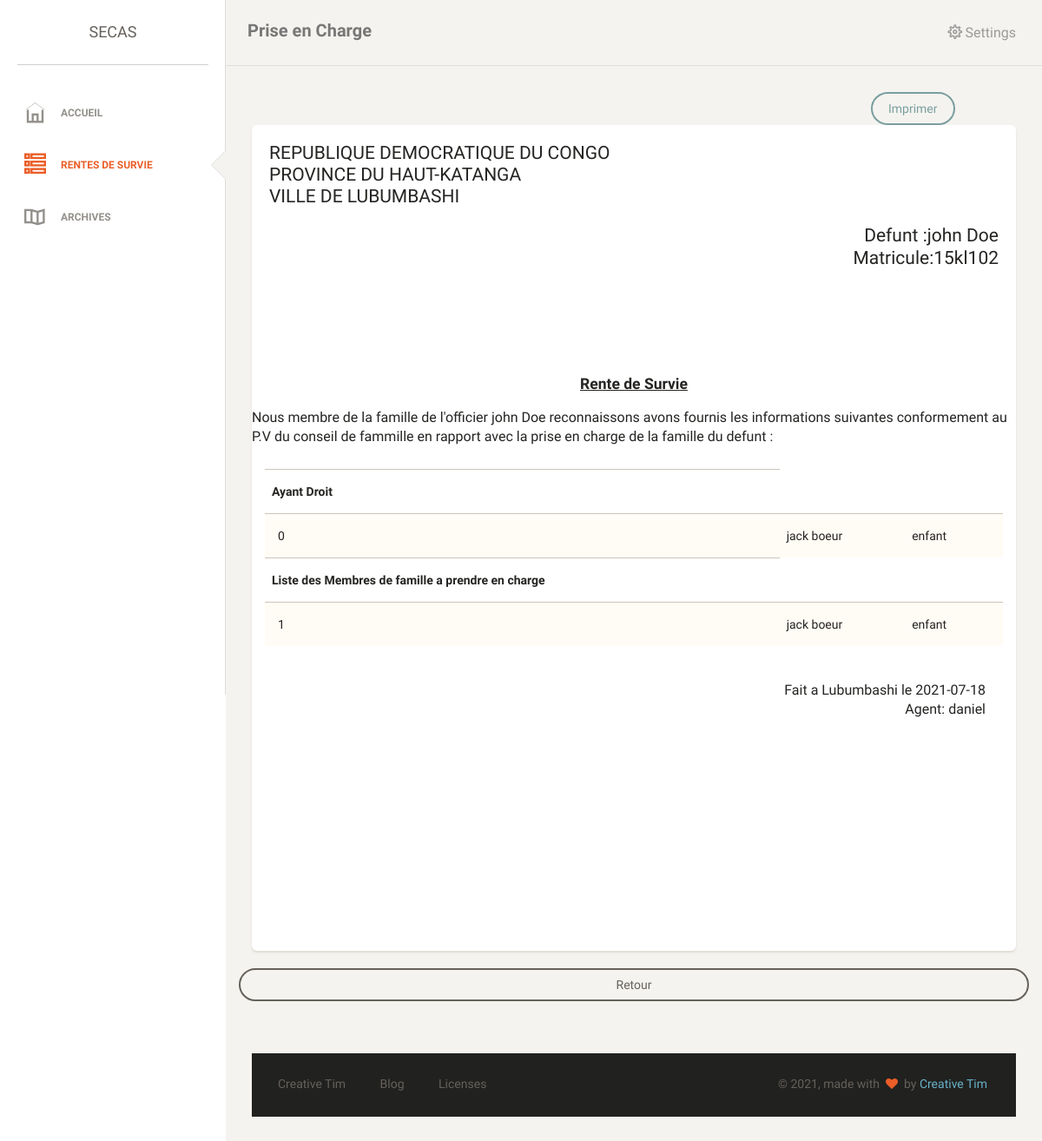
/index.php/Welcome/consultRente/1, run on the app's committed database.
### tables this page shows
CREATE TABLE `militaire` (
  `idMilitaire` int(11) NOT NULL,
  `NomMilitaire` varchar(200) NOT NULL,
  `Matricule` varchar(20) NOT NULL,
  `dateNaiss` varchar(100) NOT NULL,
  `villeResidance` varchar(100) NOT NULL
);

CREATE TABLE `membre` (
  `idMembre` int(11) NOT NULL,
  `nomMembre` varchar(200) NOT NULL,
  `dateNMembre` varchar(20) NOT NULL,
  `parente` varchar(20) NOT NULL,
  `Militaire_idMilitaire` int(11) NOT NULL,
  `etat` int(11) NOT NULL
);

CREATE TABLE `agentsecas` (
  `idAgentSECAS` int(11) NOT NULL,
  `matriculeAgentSECAS` varchar(500) NOT NULL,
  `provinceAgentSECAS` varchar(500) NOT NULL,
  `Utilisateur_idUtilisateur` int(11) NOT NULL
);

CREATE TABLE `utilisateur` (
  `idUtilisateur` int(11) NOT NULL,
  `nomUtilisateur` varchar(300) NOT NULL,
  `phone` varchar(100) NOT NULL,
  `typeUser` varchar(100) NOT NULL,
  `login` varchar(20) NOT NULL,
  `pwd` varchar(20) NOT NULL
);

### application/controllers/Welcome.php (called while the page is built, shortened)
<?php
class Welcome extends CI_Controller {
	public function consultRente($id){
		$this->load->model('utilisateur');
		$infos=$this->utilisateur->getInfoRente(array('idRenteSurvie'=>$id));
		$data['membres']=$this->utilisateur->getMembre(array('Militaire_idMilitaire'=>$infos->idMilitaire));
		$n=$this->utilisateur->getMilitaire(array('idMilitaire'=>$infos->idMilitaire));
		$data['militaire']=$n[0];
		$data['agent']=$this->utilisateur->getAgent(array('idAgentSECAS'=>$infos->idAgentSECAS));
		$a=$this->utilisateur->getMembre(array('idMembre'=>$infos->liquidateur));
		$data['liquid']=$a[0];
		$data['dates']= array('date'=>$infos->date);
		$b['a']=2;
		$this->load->view('secas/head',$b);
		$this->load->view('secas/rente',$data);
		$this->load->view('secas/footer');
	}
}

### index.php (called while the page is built, shortened)
<?php
require_once BASEPATH.'core/CodeIgniter.php';

### application/models/utilisateur.php (called while the page is built, shortened)
<?php
    class utilisateur extends CI_Model
    {
        	public $utilisateur='utilisateur' ;
        	public $agentsecas='agentsecas';
        	public $militaire='militaire' ;
        	public $membre='membre';
        	public $rentesurvie='rentesurvie' ;
		public function getMilitaire($id){
			$this->db->select('idMilitaire,NomMilitaire,Matricule,dateNaiss');
            $this->db->from($this->militaire);
            $this->db->where($id);
            $query = $this->db->get()->result();
			return $query;
		}
		public function getInfoRente($id){
			$this->db->select('idRenteSurvie,date,NomMilitaire,Matricule,idMilitaire,idAgentSECAS,liquidateur,date');
            $this->db->from($this->rentesurvie);
            $this->db->join($this->militaire, $this->rentesurvie.'.Militaire_idMilitaire = '.$this->militaire.'.idMilitaire');
            $this->db->join($this->agentsecas,$this->rentesurvie.'.AgentSECAS_idAgentSECAS = '.$this->agentsecas.'.idAgentSECAS');
			$this->db->where($id);
			$query = $this->db->get()->result();
            return $query[0];
		}
		public function getAgent($id){
            $this->db->select('idAgentSECAS,matriculeAgentSECAS,provinceAgentSECAS,nomUtilisateur');
            $this->db->from($this->agentsecas);
			$this->db->join($this->utilisateur, $this->utilisateur.'.idUtilisateur='.$this->agentsecas.'.Utilisateur_idUtilisateur');
            $this->db->where($id);
            $res=$this->db->get()->result();
            return $res[0];
        }
		public function getMembre($id){
			$this->db->select('idMembre,nomMembre,dateNMembre,parente');
            $this->db->from($this->membre);
            $this->db->where($id);
            $query = $this->db->get()->result();
			return $query;
		}
    }?>

### application/views/secas/rente.php (the view, shortened to what this page needs)
<div class="content">
<a class="btn btn-primary" href="#" style="margin-left:80%;" onClick="imprimer('rapport_commande')">Imprimer</a>
            <div class="container-fluid">
                <div id="document">
                <div class="row" id="rapport_commande">
                    <div class="col-md-12">
                        <div class="card">
                            <div class="header">
                                <h4 class="title">REPUBLIQUE DEMOCRATIQUE DU CONGO</h4>
                                <h4 class="title">PROVINCE DU HAUT-KATANGA</h4>
                                <h4 class="title">VILLE DE LUBUMBASHI</h4> <br/>
                               <div style="text-align:right"> <h4 class="title" >  Defunt :<?=$militaire->NomMilitaire?><br/>Matricule:<?=$militaire->Matricule?><h4>
                                <br/><br/><br/></div>
                            </div>
                            <u><h5 style="text-align:center"><b>Rente de Survie</b></h5></u>
							<p>Nous membre de la famille de l'officier <?=$militaire->NomMilitaire?> reconnaissons avons fournis les informations suivantes conformement au P.V du conseil de fammille en rapport avec la prise en charge de la famille du defunt :
                                	</p>
                            <div class="content table-responsive ">
								<div class="">
									<table class="table table-striped">
										<tbody>
											<tr><th>Ayant Droit</th></tr>
											<tr><td>0</td>
											<td><?= $liquid->nomMembre?></td><td><?=$liquid->parente?></td>
											</tr>
											<tr><th>Liste des Membres de famille a prendre en charge</th></tr>
											<?php $i=1;foreach ($membres as $membre){?>
											<tr>
												<td><?= $i?></td>
												<td><?=$membre->nomMembre?></td>
												<td><?=$membre->parente?></td>
											</tr>
											<?php $i++;}?>
										</tbody>
									</table>
								</div>
                                <div class="header">
                                    <div style="text-align:right;">
                                    <p> Fait a Lubumbashi le <?= $dates['date'];?><br/>Agent: <?=$agent->nomUtilisateur?><br/><br/><br/><br/><br/><br/><br/><br/><br/><br/><br/><br/></p>
                                    </div>
                        		</div>
                    		</div>
                </div>
                <div class="row">
                    <a type="button" href="<?= site_url('Welcome/listeRentes');?>" class="btn btn-default btn-block">Retour</a><br/><br/><br/>
                </div>
            </div>
            </div>
        </div>

### data on the page
militaire: NomMilitaire "john Doe", Matricule "15kl102"
membre: nomMembre "jack boeur", parente "enfant"
agentsecas: utilisateur.nomUtilisateur "daniel"

### other printed values
$dates['date'] "2021-07-18"
